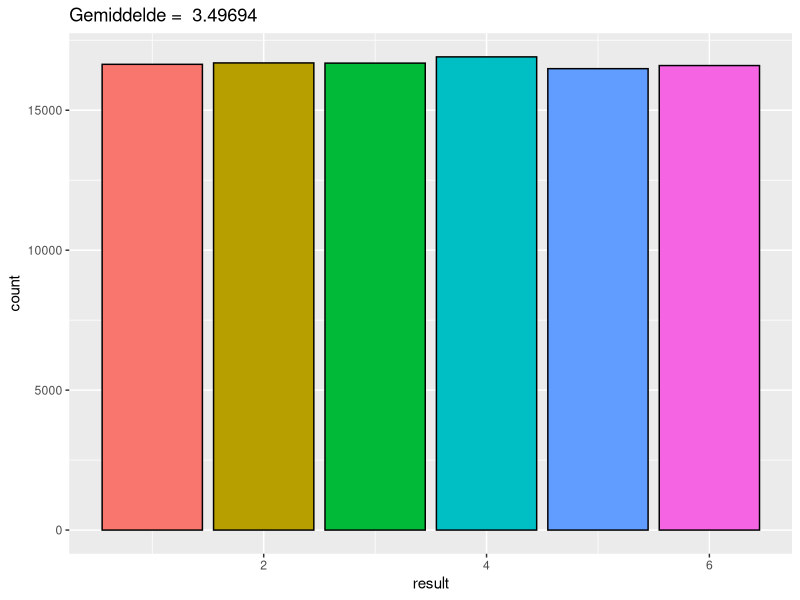
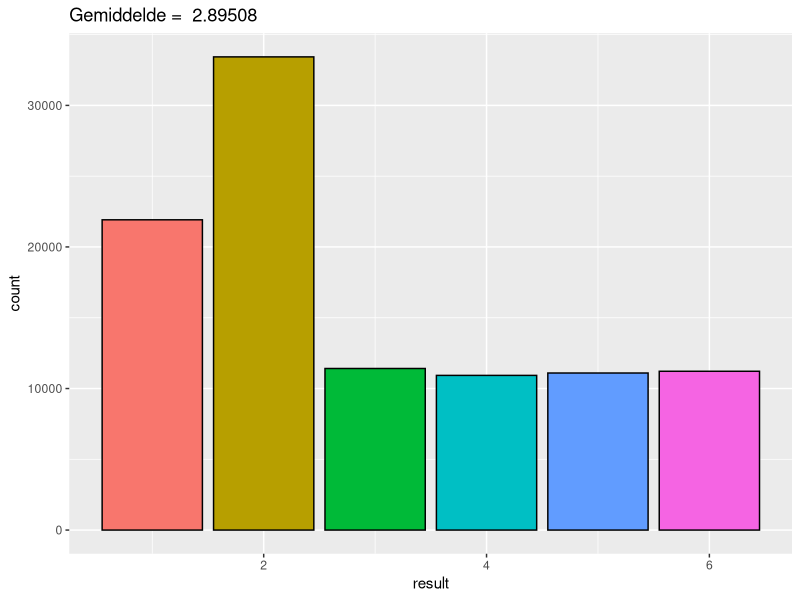
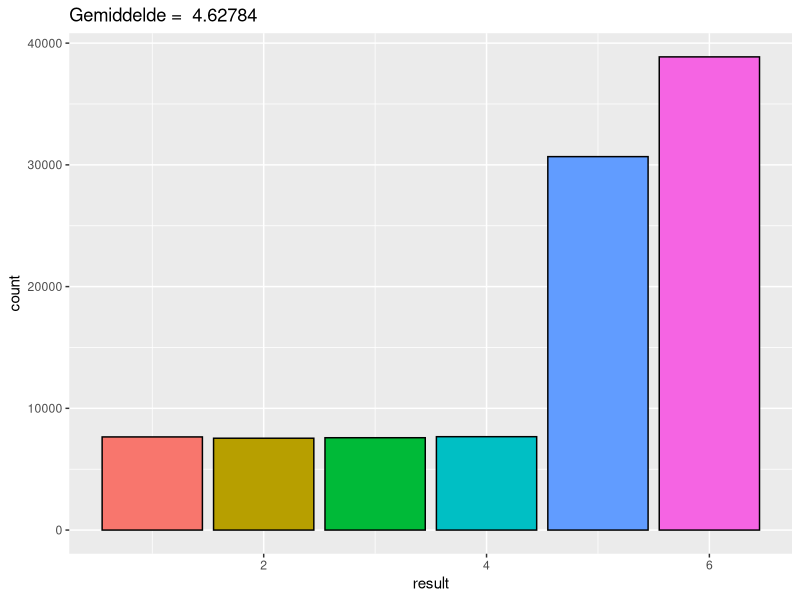
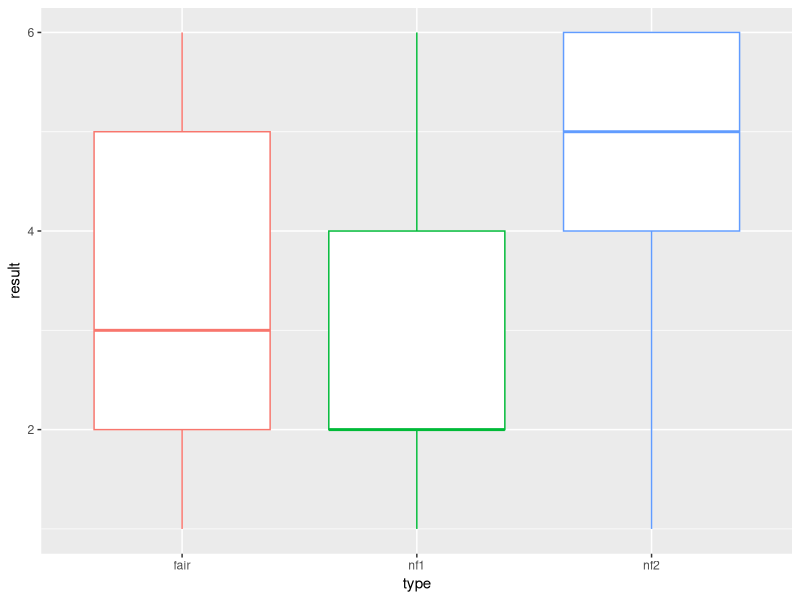

Write R code to recreate these figures, in order.
## ---- chunk 1
library(tidyverse)
distFair <- c(1, 2, 3, 4, 5, 6)
sampleFair <- data.frame(result =sample(x = distFair, size = 100000, replace = TRUE))

ggplot(sampleFair) +
  geom_bar(aes(x = result, fill = as.factor(result)), colour = "black") +
  ggtitle(paste("Gemiddelde = ", mean(as.numeric(sampleFair$result)))) +
  theme(legend.position="none")
## ---- chunk 2
library(tidyverse)
distNF1 <- c(rep(1, 2), rep(2, 3), 3, 4, 5, 6)
sampleNF1 <- data.frame(result = sample(x = distNF1, size = 100000, replace = TRUE))

ggplot(sampleNF1) +
  geom_bar(aes(x = result, fill = as.factor(result)), colour = "black") +
  ggtitle(paste("Gemiddelde = ", mean(as.numeric(sampleNF1$result)))) +
  theme(legend.position="none")

## ---- chunk 3
library(tidyverse)
distNF2 <- c(1, 2, 3, 4, rep(5, 4), rep(6, 5))
sampleNF2 <- data.frame(result = sample(x = distNF2, size = 100000, replace = TRUE))

ggplot(sampleNF2) +
  geom_bar(aes(x = result, fill = as.factor(result)), colour = "black") +
  ggtitle(paste("Gemiddelde = ", mean(as.numeric(sampleNF2$result)))) +
  theme(legend.position="none")
## ---- chunk 4
type <- c(rep("fair", dim(sampleFair)[1]), rep("nf1", dim(sampleNF1)[1]), rep("nf2", dim(sampleNF2)[1]))
totalDF <- data.frame(type = as.factor(type), result = c(sampleFair$result, sampleNF1$result, sampleNF2$result))

ggplot(totalDF, aes(x = type, y = result, colour = type)) +
  geom_boxplot() +
  theme(legend.position="none")
